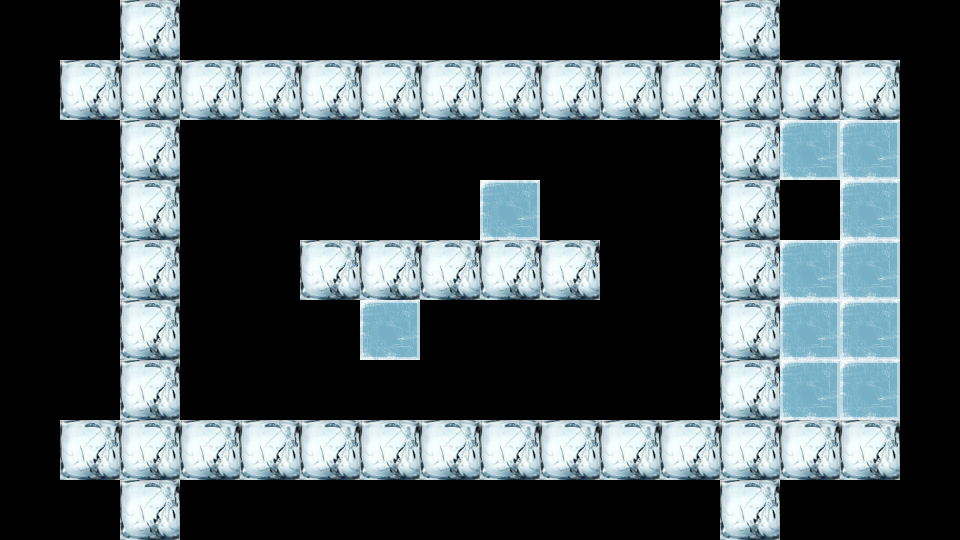

A 2D game scene composited from a Tiled map and its tileset images. What follows is a short description and the map's XML, with each tile layer's data collapsed to a summary:
An orthogonal 16x9 tile map with 60x60 px tiles, 2 tile layers (tiles, walls) and 23 objects (3x platform, 2x teleport, 2x lock, 2x key, player).

<map version="1.0" orientation="orthogonal" width="16" height="9" tilewidth="60" tileheight="60">
 <tileset firstgid="1" name="test_tiles" tilewidth="60" tileheight="60">
  <image source="../img/staget1.png" width="1024" height="64" />
  <tile id="3">
   <properties>
    <property name="walkable" value="false" />
   </properties>
  </tile>
 </tileset>
 <layer name="tiles" width="16" height="9">
  <properties>
   <property name="walkable" value="true" />
  </properties>
  <data>[144 cells, 11 non-empty, 1 distinct tile ids]</data>
 </layer>
 <layer name="walls" width="16" height="9">
  <properties>
   <property name="walkable" value="false" />
  </properties>
  <data>[144 cells, 47 non-empty, 1 distinct tile ids]</data>
 </layer>
 <objectgroup name="platforms" width="16" height="9">
  <properties>
   <property name="walkable" value="true" />
  </properties>
  <object type="platform" gid="2" x="180" y="180">
   <properties>
    <property name="platformType" value="platform" />
    <property name="x" value="3" />
    <property name="y" value="6" />
   </properties>
  </object>
  <object type="platform" gid="1" x="540" y="360">
   <properties>
    <property name="platformType" value="downPlatform" />
    <property name="x" value="9" />
    <property name="y" value="3" />
   </properties>
  </object>
  <object type="platform" gid="1" x="660" y="240">
   <properties>
    <property name="platformType" value="downPlatform" />
    <property name="x" value="11" />
    <property name="y" value="5" />
   </properties>
  </object>
  <object type="teleport" gid="11" x="780" y="240">
   <properties>
    <property name="id" value="2" />
    <property name="targetId" value="1" />
    <property name="x" value="13" />
    <property name="y" value="5" />
   </properties>
  </object>
  <object type="teleport" gid="11" x="420" y="240">
   <properties>
    <property name="id" value="1" />
    <property name="targetId" value="2" />
    <property name="x" value="7" />
    <property name="y" value="5" />
   </properties>
  </object>
  <object gid="3" x="900" y="120">
   <properties>
    <property name="type" value="vanishingTile" />
    <property name="x" value="15" />
    <property name="y" value="7" />
   </properties>
  </object>
  <object gid="3" x="900" y="180">
   <properties>
    <property name="type" value="vanishingTile" />
    <property name="x" value="15" />
    <property name="y" value="6" />
   </properties>
  </object>
  <object gid="3" x="900" y="240">
   <properties>
    <property name="type" value="vanishingTile" />
    <property name="x" value="15" />
    <property name="y" value="5" />
   </properties>
  </object>
  <object gid="3" x="900" y="300">
   <properties>
    <property name="type" value="vanishingTile" />
    <property name="x" value="15" />
    <property name="y" value="4" />
   </properties>
  </object>
  <object gid="3" x="900" y="360">
   <properties>
    <property name="type" value="vanishingTile" />
    <property name="x" value="15" />
    <property name="y" value="3" />
   </properties>
  </object>
  <object gid="3" x="900" y="420">
   <properties>
    <property name="type" value="vanishingTile" />
    <property name="x" value="15" />
    <property name="y" value="2" />
   </properties>
  </object>
  <object gid="3" x="900" y="480">
   <properties>
    <property name="type" value="vanishingTile" />
    <property name="x" value="15" />
    <property name="y" value="1" />
   </properties>
  </object>
  <object gid="3" x="900" y="540">
   <properties>
    <property name="type" value="vanishingTile" />
    <property name="x" value="15" />
    <property name="y" value="0" />
   </properties>
  </object>
  <object gid="3" x="840" y="540">
   <properties>
    <property name="type" value="vanishingTile" />
    <property name="x" value="14" />
    <property name="y" value="0" />
   </properties>
  </object>
  <object gid="3" x="780" y="540">
   <properties>
    <property name="type" value="vanishingTile" />
    <property name="x" value="13" />
    <property name="y" value="0" />
   </properties>
  </object>
  <object gid="3" x="780" y="60">
   <properties>
    <property name="type" value="vanishingTile" />
    <property name="x" value="13" />
    <property name="y" value="8" />
   </properties>
  </object>
  <object gid="3" x="840" y="60">
   <properties>
    <property name="type" value="vanishingTile" />
    <property name="x" value="14" />
    <property name="y" value="8" />
   </properties>
  </object>
  <object gid="3" x="900" y="60">
   <properties>
    <property name="type" value="vanishingTile" />
    <property name="x" value="15" />
    <property name="y" value="8" />
   </properties>
  </object>
 </objectgroup>
 <objectgroup name="objects" width="16" height="9">
  <object name="Player" type="player" x="780" y="240" width="60" height="60">
   <properties>
    <property name="x" value="13" />
    <property name="y" value="4" />
   </properties>
  </object>
  <object name="LockedTile" type="lock" x="840" y="300" width="60" height="60">
   <properties>
    <property name="keyId" value="1" />
    <property name="x" value="14" />
    <property name="y" value="3" />
   </properties>
  </object>
  <object name="key" type="key" x="480" y="180" width="60" height="60">
   <properties>
    <property name="id" value="1" />
    <property name="x" value="8" />
    <property name="y" value="5" />
   </properties>
  </object>
  <object name="LockedTile" type="lock" x="780" y="300" width="60" height="60">
   <properties>
    <property name="keyId" value="1" />
    <property name="x" value="13" />
    <property name="y" value="3" />
   </properties>
  </object>
  <object name="key" type="key" x="780" y="120" width="60" height="60">
   <properties>
    <property name="id" value="1" />
    <property name="x" value="13" />
    <property name="y" value="6" />
   </properties>
  </object>
 </objectgroup>
</map>